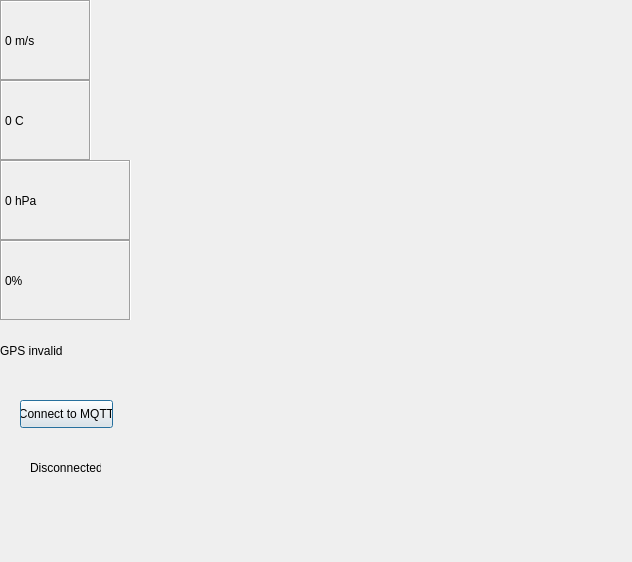
<?xml version="1.0" encoding="UTF-8"?>
<ui version="4.0">
 <class>Dialog</class>
 <widget class="QDialog" name="Dialog">
  <property name="geometry">
   <rect>
    <x>0</x>
    <y>0</y>
    <width>632</width>
    <height>562</height>
   </rect>
  </property>
  <property name="windowTitle">
   <string>Dialog</string>
  </property>
  <widget class="QLabel" name="label_windspeed_value">
   <property name="geometry">
    <rect>
     <x>0</x>
     <y>0</y>
     <width>91</width>
     <height>81</height>
    </rect>
   </property>
   <property name="frameShape">
    <enum>QFrame::Box</enum>
   </property>
   <property name="frameShadow">
    <enum>QFrame::Sunken</enum>
   </property>
   <property name="text">
    <string>0 m/s</string>
   </property>
  </widget>
  <widget class="QLabel" name="label_temperature_value">
   <property name="geometry">
    <rect>
     <x>0</x>
     <y>80</y>
     <width>91</width>
     <height>81</height>
    </rect>
   </property>
   <property name="frameShape">
    <enum>QFrame::Box</enum>
   </property>
   <property name="frameShadow">
    <enum>QFrame::Sunken</enum>
   </property>
   <property name="text">
    <string>0 C</string>
   </property>
  </widget>
  <widget class="QLabel" name="label_pressure_value">
   <property name="geometry">
    <rect>
     <x>0</x>
     <y>160</y>
     <width>131</width>
     <height>81</height>
    </rect>
   </property>
   <property name="frameShape">
    <enum>QFrame::Box</enum>
   </property>
   <property name="frameShadow">
    <enum>QFrame::Sunken</enum>
   </property>
   <property name="text">
    <string>0 hPa</string>
   </property>
  </widget>
  <widget class="QLabel" name="label_humidity_value">
   <property name="geometry">
    <rect>
     <x>0</x>
     <y>240</y>
     <width>131</width>
     <height>81</height>
    </rect>
   </property>
   <property name="frameShape">
    <enum>QFrame::Box</enum>
   </property>
   <property name="frameShadow">
    <enum>QFrame::Sunken</enum>
   </property>
   <property name="text">
    <string>0%</string>
   </property>
  </widget>
  <widget class="QWidget" name="pressureGraphWidget" native="true">
   <property name="geometry">
    <rect>
     <x>270</x>
     <y>430</y>
     <width>221</width>
     <height>131</height>
    </rect>
   </property>
   <property name="autoFillBackground">
    <bool>true</bool>
   </property>
  </widget>
  <widget class="QWidget" name="widget_5" native="true">
   <property name="geometry">
    <rect>
     <x>270</x>
     <y>300</y>
     <width>221</width>
     <height>131</height>
    </rect>
   </property>
  </widget>
  <widget class="QWidget" name="humidityGraphWidget" native="true">
   <property name="geometry">
    <rect>
     <x>270</x>
     <y>170</y>
     <width>221</width>
     <height>131</height>
    </rect>
   </property>
   <property name="autoFillBackground">
    <bool>true</bool>
   </property>
  </widget>
  <widget class="QWidget" name="tempGraphWidget" native="true">
   <property name="geometry">
    <rect>
     <x>160</x>
     <y>40</y>
     <width>331</width>
     <height>341</height>
    </rect>
   </property>
   <property name="autoFillBackground">
    <bool>true</bool>
   </property>
  </widget>
  <widget class="QWidget" name="windDirectionWidget" native="true">
   <property name="geometry">
    <rect>
     <x>140</x>
     <y>420</y>
     <width>111</width>
     <height>111</height>
    </rect>
   </property>
  </widget>
  <widget class="QPushButton" name="button_connect">
   <property name="geometry">
    <rect>
     <x>20</x>
     <y>400</y>
     <width>93</width>
     <height>28</height>
    </rect>
   </property>
   <property name="text">
    <string>Connect to MQTT</string>
   </property>
  </widget>
  <widget class="QLabel" name="label_mqtt_status">
   <property name="geometry">
    <rect>
     <x>30</x>
     <y>460</y>
     <width>71</width>
     <height>16</height>
    </rect>
   </property>
   <property name="text">
    <string>Disconnected</string>
   </property>
  </widget>
  <widget class="QLabel" name="label">
   <property name="geometry">
    <rect>
     <x>0</x>
     <y>320</y>
     <width>131</width>
     <height>61</height>
    </rect>
   </property>
   <property name="autoFillBackground">
    <bool>true</bool>
   </property>
   <property name="text">
    <string>GPS invalid</string>
   </property>
  </widget>
 </widget>
 <resources/>
 <connections/>
</ui>
